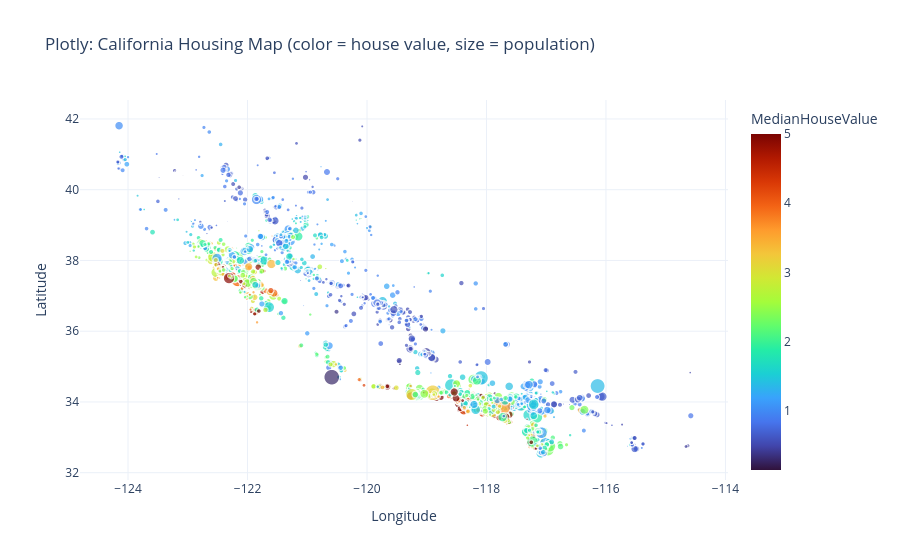

The code cell stored with this chart in its notebook:
### Markdown cell above
---
## 5. Tool 3 — Plotly (Python)

### Overview
Plotly is an interactive visualization library that produces web-ready charts. Users can zoom, pan, hover for details, and export figures — ideal for dashboards and exploratory analysis in the browser.

### Key capabilities & features
- Interactive scatter, bar, line, 3D, map, and animated charts
- Hover tooltips, zoom, selection, and linked brushing
- Plotly Express for concise high-level syntax
- Easy embedding in notebooks, Dash apps, and web pages

### Practical use case
**Interactive geographic exploration** — map California block groups by location colored by median house value, then hover to inspect income and population for each point.

### Strengths
- Rich interactivity out of the box
- Great for dashboards and presentations
- Strong 3D and map support

### Weaknesses
- Heavier dependency / larger HTML output than static plots
- Fine styling can be more complex than Matplotlib
- Offline use of some features may need extra setup

### Code cell
# Plotly Example 1: Interactive geographic scatter map
map_df = df.sample(4000, random_state=42)

fig = px.scatter(
    map_df,
    x="Longitude",
    y="Latitude",
    color="MedianHouseValue",
    size="Population",
    size_max=18,
    hover_data={
        "MedianIncome": ":.2f",
        "HouseAge": True,
        "AvgRooms": ":.2f",
        "Population": True,
        "MedianHouseValue": ":.2f",
        "Longitude": False,
        "Latitude": False
    },
    color_continuous_scale="Turbo",
    title="Plotly: California Housing Map (color = house value, size = population)"
)
fig.update_layout(height=560, template="plotly_white")
fig.show()

### Figure 1 — Plotly figure (JSON) as saved in the notebook; plotly's stock layout.template omitted (floating-point values rounded to 4 significant figures; data arrays with more than 128 entries replaced by an {"elided": "..."} marker saying what was removed)
{"data": [{"customdata": {"elided": "4000x5 float values"}, "hovertemplate": "Population=%{customdata[3]}<br>MedianIncome=%{customdata[0]:.2f}<br>HouseAge=%{customdata[1]}<br>AvgRooms=%{customdata[2]:.2f}<br>MedianHouseValue=%{marker.color:.2f}<extra></extra>", "legendgroup": "", "marker": {"color": {"elided": "4000 float values"}, "coloraxis": "coloraxis", "size": {"elided": "4000 float values"}, "sizemode": "area", "sizeref": 49.76, "symbol": "circle"}, "mode": "markers", "name": "", "showlegend": false, "type": "scattergl", "x": {"elided": "4000 float values"}, "xaxis": "x", "y": {"elided": "4000 float values"}, "yaxis": "y"}], "layout": {"coloraxis": {"colorbar": {"title": {"text": "MedianHouseValue"}}, "colorscale": [[0.0, "#30123b"], [0.07143, "#4145ab"], [0.1429, "#4675ed"], [0.2143, "#39a2fc"], [0.2857, "#1bcfd4"], [0.3571, "#24eca6"], [0.4286, "#61fc6c"], [0.5, "#a4fc3b"], [0.5714, "#d1e834"], [0.6429, "#f3c63a"], [0.7143, "#fe9b2d"], [0.7857, "#f36315"], [0.8571, "#d93806"], [0.9286, "#b11901"], [1.0, "#7a0402"]]}, "height": 560, "legend": {"itemsizing": "constant", "tracegroupgap": 0}, "title": {"text": "Plotly: California Housing Map (color = house value, size = population)"}, "xaxis": {"anchor": "y", "domain": [0.0, 1.0], "title": {"text": "Longitude"}}, "yaxis": {"anchor": "x", "domain": [0.0, 1.0], "title": {"text": "Latitude"}}}}
